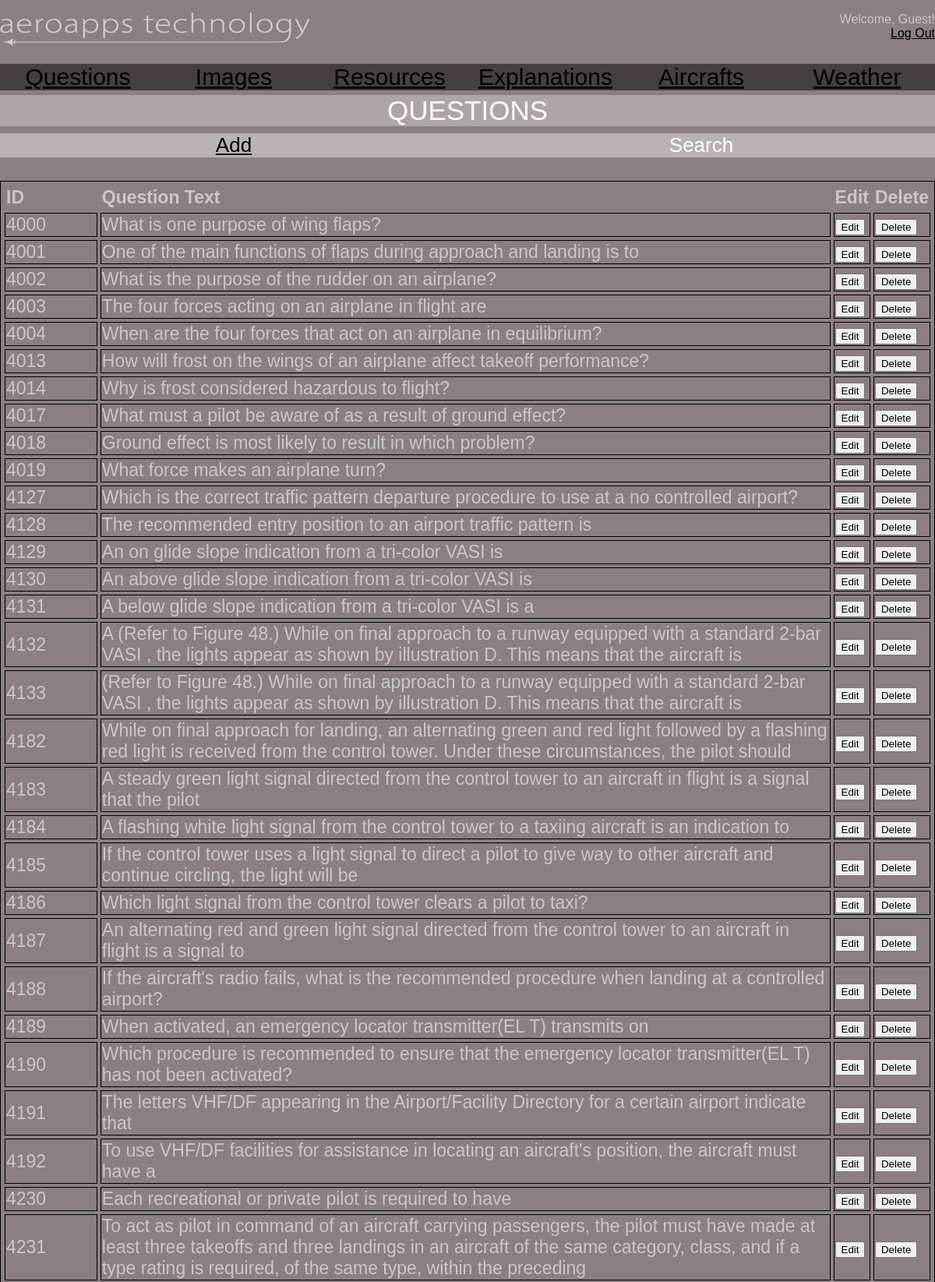
The page /questions.php (upper part) on the database its author committed.
### tables this page shows
CREATE TABLE `test_questions` (
  `test` varchar(15) NOT NULL,
  `qID` int(4) NOT NULL,
  `qText` varchar(250) NOT NULL,
  `ls_code` char(6) NOT NULL,
  `qImg1ID` int(11) DEFAULT NULL,
  `qImg2ID` int(11) DEFAULT NULL,
  `qImg3ID` int(11) DEFAULT NULL,
  `qImg4ID` int(11) DEFAULT NULL,
  `qImg5ID` int(11) DEFAULT NULL,
  `refName` varchar(6) NOT NULL,
  `refPincite` varchar(7) NOT NULL,
  `editor` varchar(15) NOT NULL,
  `edit_time` datetime NOT NULL,
  PRIMARY KEY (`qID`),
  KEY `ls_code` (`ls_code`)
);

### questions.php (the view, shortened to what this page needs)
<!DOCTYPE html>
<html lang ="en">
  <head>
	<link type="text/css" rel="stylesheet" href="stylesheets/style.css" />
  </head>
  <body>
  	<div id="header">
		<p>
			<span class="left"><a href="menu.php"><img src="images/headerlogo.png" alt="Aeroapps Logo" /></a></span>
			<?php
			if (isset($_SESSION["admin"]))
			{
				echo '<span class="right">Welcome, ' . $_SESSION["admin"] . '!</span><br />';
			}
			else
			{
				echo '<span class="right">Welcome, Guest!</span><br />';
			}
			?>
			<span class="right"><span class="small"><a href="logout.php">Log Out</a></span></span>
			<br />
		</p>
	</div>
	<div id="navselection">
    	<ul id="navbar">
    		<li><a href="questions.php">Questions</a></li>
    		<li><a href="images.php">Images</a></li>
    		<li><a href="resources.php">Resources</a></li>
      		<li><a href="explanations.php">Explanations</a></li>
   			<li><a href="aircrafts.php">Aircrafts</a></li>
   			<li><a href="weather.php">Weather</a></li>
    	</ul>
    </div>
	<div id="title">Questions</div>
	<div id="selection">
    	<ul id="options">
    		<li><a href="uploadquestion.php">Add</a></li>
    		<li>Search</li>
    	</ul>
    </div>
    <div id=list>
    	<?php
			echo "<table width='100%' cellspacing='6px' style='border: solid 1px black;'>";
			echo "<tr><th width='10%'>ID</th><th>Question Text</th><th>Edit</th><th>Delete</th></tr>";
			include('connect/local-connect.php');
			$query = mysqli_query($dbc, "SELECT qID, qText FROM test_questions ORDER BY qID asc") or die(mysqli_error($con));
			if(mysqli_num_rows($query) > 0) {
    			while($row = mysqli_fetch_array($query)) {
        			echo "<tr><td style='outline: thin solid black'>".$row['qID']."</td>";
        			echo "<td style='outline: thin solid black'>".$row['qText']."</td>";
					echo "<td style='outline: thin solid black'><form action='editquestion.php' method='POST'><input type='hidden' name='tempEditID' value='".$row["qID"]."'/><input type='submit' name='edit-btn' value='Edit' /></form></td>";
					echo "<td style='outline: thin solid black'><form action='deletequestionprocess.php' method='POST' onSubmit=\"return confirm('Are you sure you want to delete?')\"><input type='hidden' name='tempDeleteID' value='".$row["qID"]."'/><input type='submit' name='delete-btn' value='Delete' /></form></td></tr>";
    			}
			}
			echo "</table>";
		?>
    </div>
  </body>
</html>

### stylesheets/style.css (style rules this page uses)
body { color: #CAC8C3; font-family: Arial, Helvetica, Arial, sans-serif; background-color: rgba(24,0,0,0.5); width: 1200px; margin: auto; text-align: center; }
#header { clear: both; text-align: center; margin-bottom: 5px; }
.left { float: left; }
.right { float: right; }
#title { text-align: center; font-size: 35px; color: White; background: rgba(255,255,255,0.3); width: 100%; text-transform: uppercase; margin-bottom: -17px; }
#selection { font-size: 20px; }
#selection li { list-style: none; float: left; width: 600px; background: rgba(255,255,255,0.4); display: block; color: white; margin-bottom: 30px; }
#navselection { font-size: 30px; margin-bottom: 70px; }
#navselection li { list-style: none; float: left; width: 200px; display: block; background: rgba(0,0,0,0.5); color: white; }
#navbar { width: 100%; text-decoration: none; }
ul#navbar { list-style: none; padding: 0; }
#options { width: 100%; font-size: 26px; }
ul#options { list-style: none; padding: 0; }
#list { margin-top: 50px; text-align: left; font-size: 23px; margin-bottom: 50px; }
a:link { color: #000000; }

### rows shown on the page
test_questions: qID "4000", qText "What is one purpose of wing flaps?"
test_questions: qID "4001", qText "One of the main functions of flaps during approach and landing is to"
test_questions: qID "4002", qText "What is the purpose of the rudder on an airplane?"
test_questions: qID "4003", qText "The four forces acting on an airplane in flight are"
test_questions: qID "4004", qText "When are the four forces that act on an airplane in equilibrium?"
test_questions: qID "4013", qText "How will frost on the wings of an airplane affect takeoff performance?"
test_questions: qID "4014", qText "Why is frost considered hazardous to flight?"
test_questions: qID "4017", qText "What must a pilot be aware of as a result of ground effect?"
test_questions: qID "4018", qText "Ground effect is most likely to result in which problem?"
test_questions: qID "4019", qText "What force makes an airplane turn?"
test_questions: qID "4127", qText "Which is the correct traffic pattern departure procedure to use at a no controlled airport?"
test_questions: qID "4128", qText "The recommended entry position to an airport traffic pattern is"
test_questions: qID "4129", qText "An on glide slope indication from a tri-color VASI is"
test_questions: qID "4130", qText "An above glide slope indication from a tri-color VASI is"
test_questions: qID "4131", qText "A below glide slope indication from a tri-color VASI is a"
test_questions: qID "4132", qText "A (Refer to Figure 48.) While on final approach to a runway equipped with a standard 2-bar VASI , the lights appear as shown by illustration D. This means that the aircraft is"
test_questions: qID "4133", qText "(Refer to Figure 48.) While on final approach to a runway equipped with a standard 2-bar VASI , the lights appear as shown by illustration D. This means that the aircraft is"
test_questions: qID "4182", qText "While on final approach for landing, an alternating green and red light followed by a flashing red light is received from the control tower. Under these circumstances, the pilot should"
test_questions: qID "4183", qText "A steady green light signal directed from the control tower to an aircraft in flight is a signal that the pilot"
test_questions: qID "4184", qText "A flashing white light signal from the control tower to a taxiing aircraft is an indication to"
test_questions: qID "4185", qText "If the control tower uses a light signal to direct a pilot to give way to other aircraft and continue circling, the light will be"
test_questions: qID "4186", qText "Which light signal from the control tower clears a pilot to taxi?"
test_questions: qID "4187", qText "An alternating red and green light signal directed from the control tower to an aircraft in flight is a signal to"
test_questions: qID "4188", qText "If the aircraft's radio fails, what is the recommended procedure when landing at a controlled airport?"
test_questions: qID "4189", qText "When activated, an emergency locator transmitter(EL T) transmits on"
test_questions: qID "4190", qText "Which procedure is recommended to ensure that the emergency locator transmitter(EL T) has not been activated?"
test_questions: qID "4191", qText "The letters VHF/DF appearing in the Airport/Facility Directory for a certain airport indicate that"
test_questions: qID "4192", qText "To use VHF/DF facilities for assistance in locating an aircraft's position, the aircraft must have a"
test_questions: qID "4230", qText "Each recreational or private pilot is required to have"
test_questions: qID "4231", qText "To act as pilot in command of an aircraft carrying passengers, the pilot must have made at least three takeoffs and three landings in an aircraft of the same category, class, and if a type rating is required, of the same type, within the preceding"
